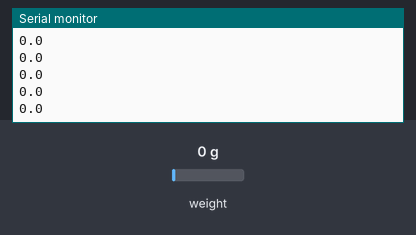
The sketch below on a simulated Arduino Uno, built with avr-gcc and run on an emulated ATmega328P. Shown: the last lines printed to the serial monitor. The test bench sets the inputs (shaded band); at power-on: weight on the scale 0 g.

Above: at 2.2 s.
2.3 s: weight on the scale set to 100 g
At 2.31 s:
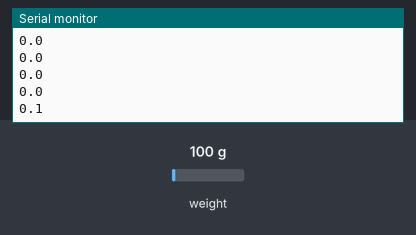
3.8 s: weight on the scale set to 1250 g
At 3.82 s:
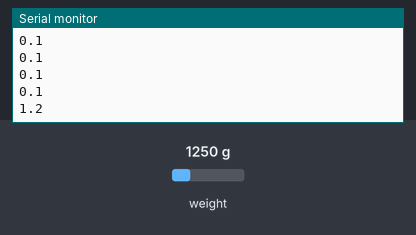
Timing chart, 0 to 6.8 s (numbered marks = the images above; inputs shaded):
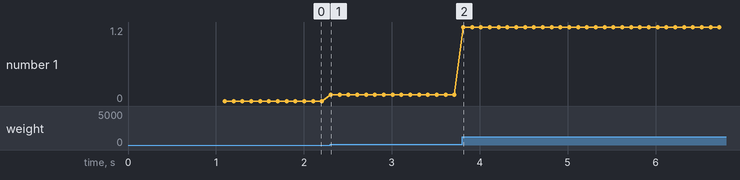

The sketch:

ArduinoCode.ino
```cpp
#include "HX711.h"
#define calibration_factor -12000.0 //This value is obtained using the SparkFun_HX711_Calibration sketch
#define DOUT  3
#define CLK  2
HX711 scale;

void setup() {
  Serial.begin(9600);
  scale.begin(DOUT, CLK);
  scale.set_scale(calibration_factor);
  scale.tare(); //Assuming there is no weight on the scale at start up, reset the scale to 0
}
void loop() {
  Serial.print(scale.get_units(), 1); //scale.get_units() returns a float
  Serial.println();
}
```

Measured:
- after the input at 2.3 s, the serial monitor: prints a new line at once (image 1)
- after the input at 3.8 s, the serial monitor: prints a new line at once (image 2)
- plotted number 1: 0 → 0.1 after the input at 2.3 s, 0.1 → 1.2 after the input at 3.8 s
